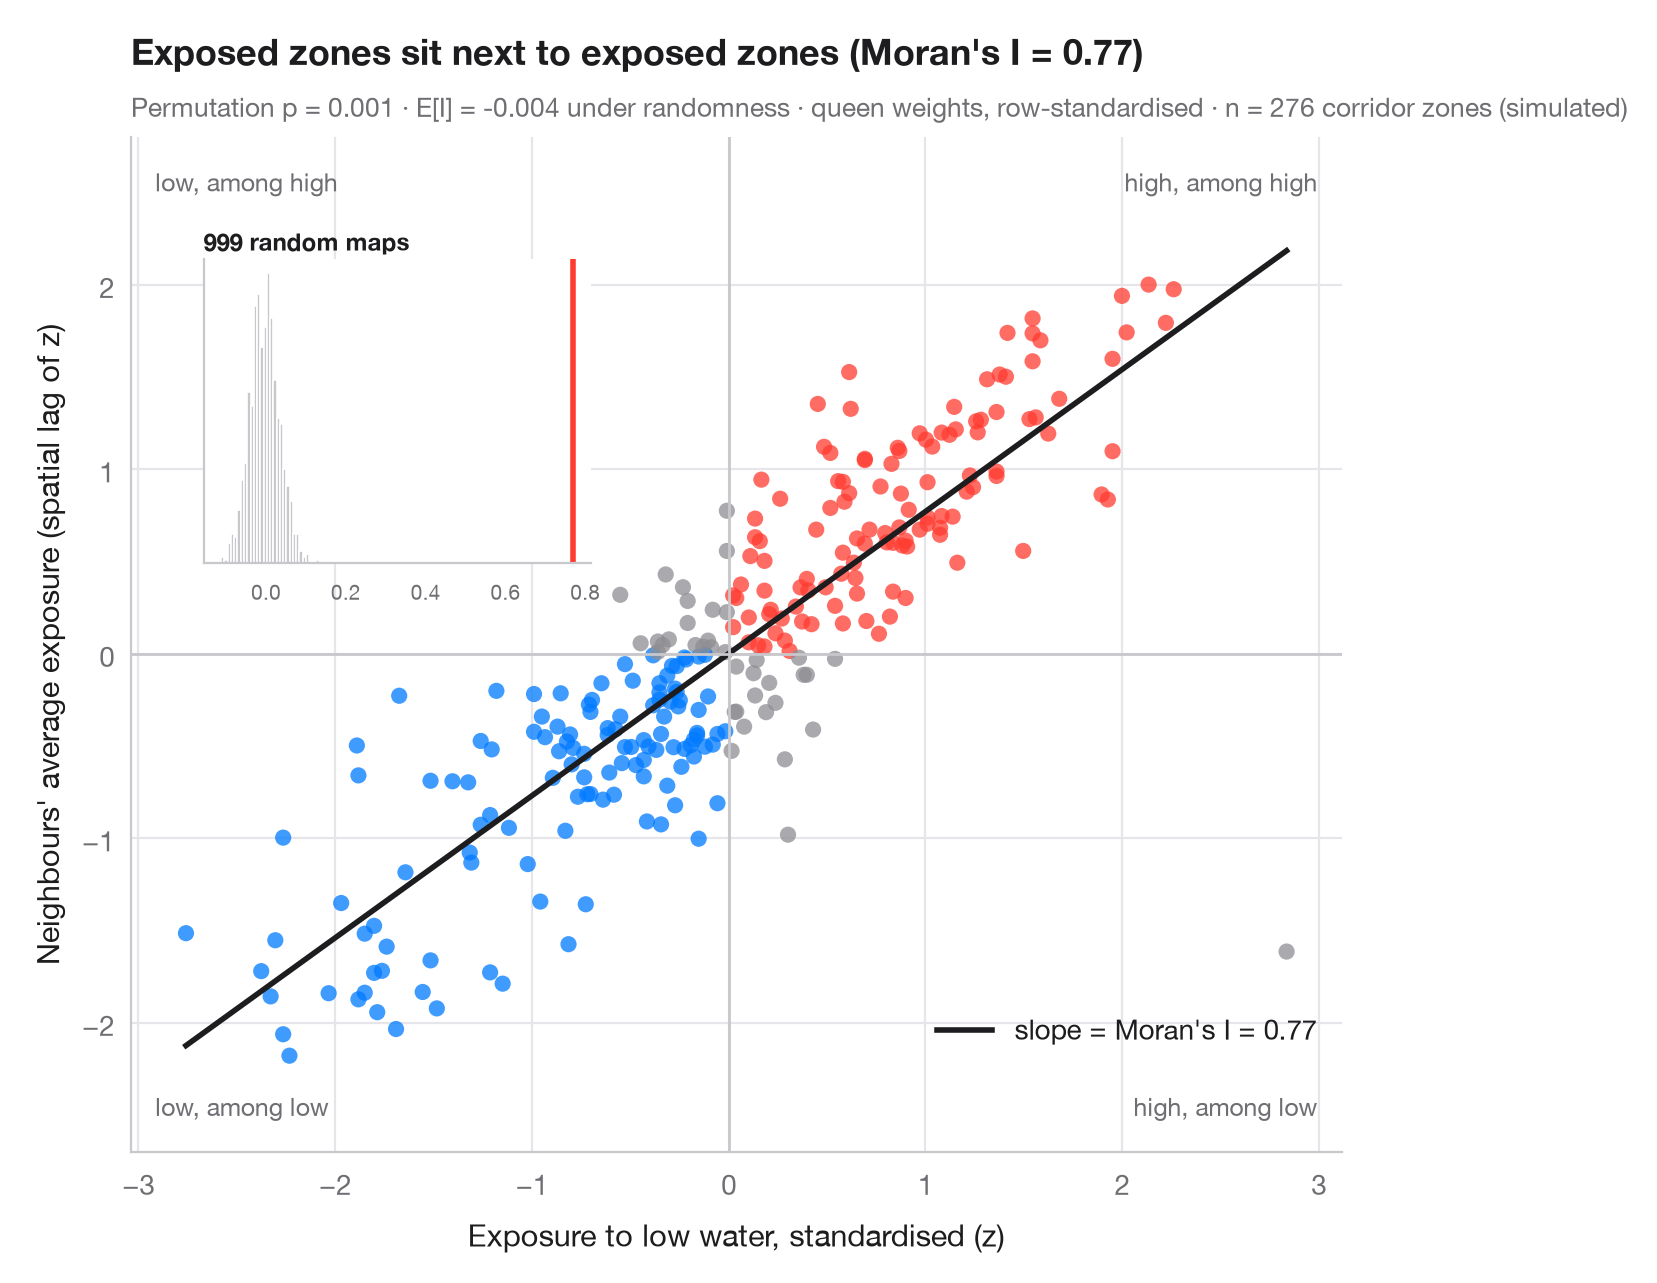

Source code (Python):
"""
title: Moran scatterplot (global autocorrelation)
summary: Each area against the average of its neighbours, with Moran's I, its permutation test and the reference distribution.
r: spdep::moran.plot() + spdep::moran.mc()
tags: [spatial autocorrelation, Moran's I, global, permutation test, spatial lag, Great Lakes]
description: |
  **Global** spatial autocorrelation asks one question for the whole map: do
  similar values sit next to each other more than chance would allow? The
  Moran scatterplot answers it visually. Each point is an area: on the
  horizontal axis its own (standardised) value, on the vertical axis the
  average of its neighbours — the **spatial lag**. With row-standardised
  weights, the slope of the fitted line is exactly **Moran's I** (Moran, 1950).
  Points in the upper-right and lower-left quadrants are areas that resemble
  their neighbours; the other two quadrants hold spatial outliers.

  Inference is by permutation: the values are shuffled across the map 999
  times and I is recomputed each time. The inset shows that reference
  distribution under spatial randomness; the pseudo p-value is the share of
  shuffles at least as extreme as the observed I.

  Data are **simulated**, set in the context of the GVCdtLab, CIRANO's digital twin
  of the Great Lakes–St. Lawrence trade and transport corridor: 276 hexagonal
  zones along a schematic waterway from Duluth and Chicago to the Gulf of
  St. Lawrence, each with a 0–100 index of how exposed its shipping is to low
  water levels. Neither the zones nor the values are the lab's data or results.
  Weights are queen contiguity and the statistic comes from `esda.Moran`.
"""
import geopandas as gpd
import matplotlib.pyplot as plt
import numpy as np
from esda.moran import Moran
from libpysal import weights
from shapely.geometry import MultiLineString, Point, Polygon

# Simulated data, set in the context of the CIRANO GVCdtLab [gvcdtlab]
# Schematic corridor: hexagonal zones within reach of the waterway, Duluth and Chicago to the Gulf
main = [(-92.1, 46.8), (-89.2, 48.4), (-84.4, 46.5), (-82.4, 44.0), (-83.0, 42.3), (-81.2, 42.2),
        (-79.0, 42.9), (-79.4, 43.6), (-76.5, 44.2), (-73.6, 45.5), (-71.2, 46.8), (-68.5, 48.5),
        (-64.5, 49.2)]
michigan = [(-84.0, 45.6), (-86.6, 45.4), (-87.0, 43.5), (-87.6, 41.9)]
k = np.cos(np.radians(45))                      # shrink longitudes so the hexagons are regular
water = MultiLineString([[(x * k, y) for x, y in line] for line in (main, michigan)])
r, hexes = 0.3, []
for col in range(90):
    for row in range(36):
        cx, cy = -66.5 + 1.5 * r * col, 40.5 + np.sqrt(3) * r * (row + (col % 2) / 2)
        if water.distance(Point(cx, cy)) < 0.95:
            hexes.append(Polygon([(round(cx + r * np.cos(a), 6), round(cy + r * np.sin(a), 6))
                                  for a in np.radians(range(0, 360, 60))]))
g = gpd.GeoDataFrame(geometry=hexes)
xy = np.column_stack([g.centroid.x / k, g.centroid.y])      # back to longitude, latitude

# Exposure to low water: high at shallow passages (Seaway, connecting channels, upper lakes),
# low in the deep tidal estuary, plus spatially smooth noise and one draft-limited harbour
def bump(lon, lat, s):
    return np.exp(-((xy[:, 0] - lon) ** 2 + (xy[:, 1] - lat) ** 2) / (2 * s ** 2))
w = weights.Queen.from_dataframe(g, use_index=False)
w.transform = "r"
rng = np.random.default_rng(12)
noise = rng.normal(0, 1, len(g))
for _ in range(2):
    noise = weights.lag_spatial(w, noise)       # smooth the noise over neighbours
exposure = (35 + 30 * bump(-74.8, 45.0, 1.6) + 22 * bump(-82.7, 42.7, 1.2) + 20 * bump(-90.3, 47.6, 1.8)
            - 25 * bump(-67.0, 48.8, 2.2) + 12 * noise + rng.normal(0, 4, len(g)))
exposure[np.argmin(np.hypot(xy[:, 0] + 66.0, xy[:, 1] - 49.0))] = 75        # outlier harbour
g["exposure"] = exposure.clip(0, 100).round(1)
y = g["exposure"].to_numpy()

# Moran's I with row-standardised queen weights (w above) and 999 permutations
mi = Moran(y, w, permutations=999)
z = (y - y.mean()) / y.std()
lag = weights.lag_spatial(w, z)              # average of the neighbours' z-scores

fig, ax = plt.subplots(figsize=(8, 6.2))
quad = np.select([(z > 0) & (lag > 0), (z < 0) & (lag < 0)], ["#FF3B30", "#007AFF"], "#8E8E93")
ax.scatter(z, lag, s=34, c=quad, alpha=0.75, lw=0)
xs = np.array([z.min(), z.max()])
ax.plot(xs, mi.I * xs, color="#1D1D1F", lw=2, label=f"slope = Moran's I = {mi.I:.2f}")
ax.axhline(0, color="#C7C7CC", lw=1); ax.axvline(0, color="#C7C7CC", lw=1)
for (tx, ty, txt) in [(0.98, 0.97, "high, among high"), (0.02, 0.03, "low, among low"),
                      (0.02, 0.97, "low, among high"), (0.98, 0.03, "high, among low")]:
    ax.text(tx, ty, txt, transform=ax.transAxes, ha="right" if tx > 0.5 else "left",
            va="top" if ty > 0.5 else "bottom", fontsize=9, color="#6E6E73")
ax.set_xlabel("Exposure to low water, standardised (z)")
ax.set_ylabel("Neighbours' average exposure (spatial lag of z)")
ax.grid(axis="x")
ax.set_ylim(-2.7, 2.8)
ax.legend(loc="lower right", bbox_to_anchor=(1, 0.08))

# Inset: reference distribution of I under spatial randomness
ins = ax.inset_axes([0.06, 0.58, 0.32, 0.3])
ins.hist(mi.sim, bins=30, color="#C7C7CC", edgecolor="white")
ins.axvline(mi.I, color="#FF3B30", lw=2)
ins.set_title("999 random maps", fontsize=8.5, loc="left", pad=3)
ins.tick_params(labelsize=7.5); ins.set_yticks([]); ins.grid(False)

ax.set_title(f"Exposed zones sit next to exposed zones (Moran's I = {mi.I:.2f})", pad=26)
ax.text(0, 1.02, f"Permutation p = {mi.p_sim:.3f} · E[I] = {mi.EI:.3f} under randomness · "
        f"queen weights, row-standardised · n = {w.n} corridor zones (simulated)",
        transform=ax.transAxes, fontsize=9.5, color="#6E6E73")
plt.show()
